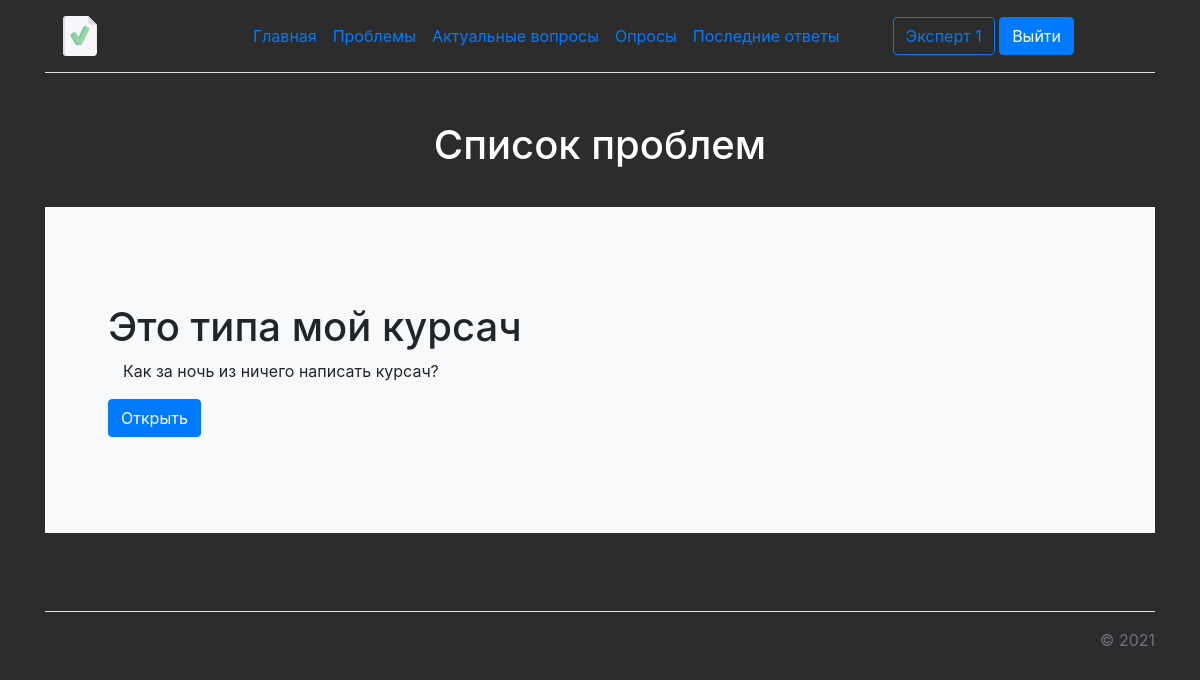
Screenshot of /projects/ (signed in) with the database file from the repository.
### projects/models.py (models this page shows, shortened)
class Project(models.Model):
    title = models.CharField('Название', max_length=250)
    info = models.TextField('Информация')
    image = models.ImageField(null=True, blank=True)
    members = models.ManyToManyField(User)
    date = models.DateTimeField('Дата создания', default=timezone.now)
    class Meta:
        verbose_name = 'Проект'
        verbose_name_plural = 'Проекты'

### projects/views.py (the view)
# urls.py: path('projects/', include('projects.urls')),
def projects(request):
    projects = Project.objects.all().order_by('-date')
    finalAnswers = FinalAnswer.objects.all().order_by('-date')
    data = {
        'projects': projects,
        'finalAnswers': finalAnswers
    }
    return render(request, 'projects/projects.html', data)

### projects/templates/projects/projects.html (shortened to what this page needs)
{% extends 'main/layout.html' %}
{% block content %}
<div class="main-content">
    <div class="custom-h1">
        <h1>Список проблем</h1>
    </div>
    {% if projects %}
        {% for item in  projects %}
        {% if user in item.members.all %}
        <div class="p-5 mb-4 bg-light rounded-3">
            <div class="container-fluid py-5">
                <h1 class="display-5 fw-bold">{{ item.title }}</h1>
                <p class="col-md-8 fs-4">{{ item.info }}</p>
                <a href="{% url 'project_detail' item.id %}" class="btn btn-primary" role="button" data-bs-toggle="button">Открыть</a>
            </div>
        </div>
        {% endif %}
        {% endfor %}
    {% else %}
        <p>Пока нет активных проектов</p>
    {% endif %}
</div>
{% endblock %}

### main/templates/main/layout.html (shortened to what this page needs)
{% load static %}
<!DOCTYPE html>
<html lang="en">
<head>
    <link rel="stylesheet" href="https://cdn.jsdelivr.net/npm/bootstrap@4.6.0/dist/css/bootstrap.min.css">
    <link rel="stylesheet" href="{% static 'main/css/main.css' %}">
    <link rel="stylesheet" href="https://use.fontawesome.com/releases/v5.8.2/css/all.css">
</head>
<body>
    <div class="container">
        <header class="d-flex flex-wrap align-items-center justify-content-center justify-content-md-between py-3 mb-4 border-bottom">
          <a href="{% url 'index' %}" class="d-flex align-items-center col-md-2 mb-2 mb-md-0 text-dark text-decoration-none">
            <img src="{% static 'main/img/logo.svg' %}" alt="Лого" width="40" height="40">
          </a>
          <ul class="nav col-12 col-md-auto mb-2 justify-content-center mb-md-0">
            <li><a href="{% url 'index' %}" class="nav-link px-2 link-secondary">Главная</a></li>
            <li><a href="{% url 'projects' %}" class="nav-link px-2 link-dark">Проблемы</a></li>
            <li><a href="{% url 'actual' %}" class="nav-link px-2 link-dark">Актуальные вопросы</a></li>
            <li><a href="{% url 'questionnaire' %}" class="nav-link px-2 link-dark">Опросы</a></li>
            <li><a href="{% url 'answers' %}" class="nav-link px-2 link-dark">Последние ответы</a></li>
          </ul>
          <div class="col-md-3 text-end">
            {% if user.is_authenticated %}
            <a href="{% url 'profile' %}" class="btn btn-outline-primary me-2" role="button" data-bs-toggle="button">{{ user.get_full_name }}</a>
            <a href="{% url 'logout' %}" class="btn btn-primary" role="button" data-bs-toggle="button">Выйти</a>
            {% else %}
            <a href="{% url 'login' %}" class="btn btn-outline-primary me-2" role="button" data-bs-toggle="button">Войти</a>
            <a href="{% url 'register' %}" class="btn btn-primary" role="button" data-bs-toggle="button">Регистрация</a>
            {% endif %}
          </div>
        </header>
    </div>
    <main>
        <div class="container py-4">
            {% block content %}
            {% endblock %}
            <footer class="pt-3 mt-4 text-muted border-top">
              &copy; 2021
            </footer>
          </div>
    </main>
</body>
</html>

### main/static/main/css/main.css (style rules this page uses)
body { background: #2c2c2c; }
main .custom-h1 h1 { color: #fff; text-align: center; padding-bottom: 30px; }
main .main-content { padding-bottom: 30px; }
footer { text-align: right; }

### rows the page displays
Project: title "Это типа мой курсач", info "Как за ночь из ничего написать курсач?"

### other values shown
{{ user.get_full_name }} "Эксперт 1"
